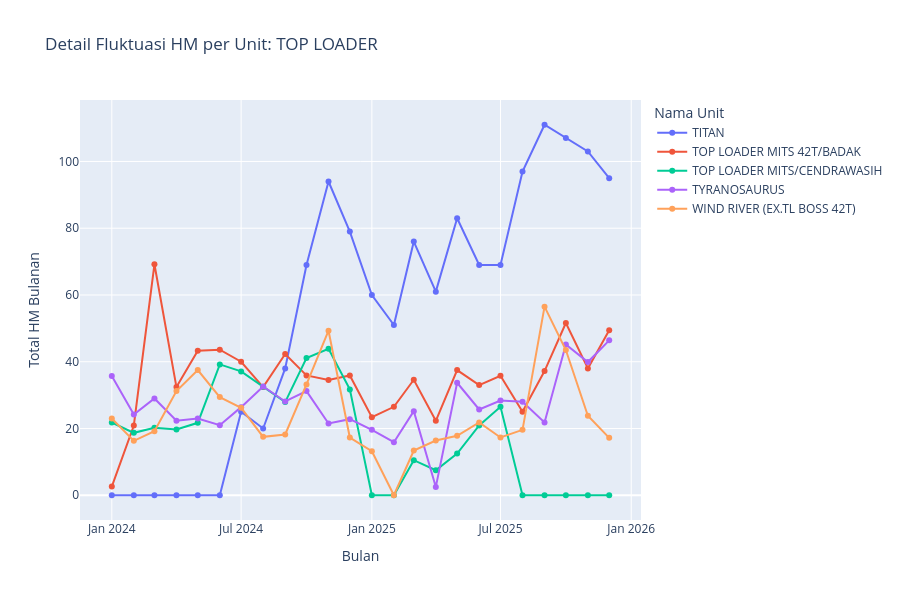

The code cell stored with this chart in its notebook:
### Markdown cell above
### Tren HM Top Loader

### Code cell
# 2. Plot Khusus TOP LOADER
df_tl = df_unit_monthly[df_unit_monthly['TYPE'] == 'TOP LOADER']

fig_tl = px.line(df_tl, x='TAHUN_BULAN', y='Delta_HM', color='EQUIP NAME', 
              title='Detail Fluktuasi HM per Unit: TOP LOADER',
              labels={'TAHUN_BULAN': 'Bulan', 'Delta_HM': 'Total HM Bulanan'},
              markers=True)

fig_tl.update_layout(height=600, legend_title_text='Nama Unit')
fig_tl.show()

### Figure 1 — Plotly figure (JSON) as saved in the notebook; plotly's stock layout.template omitted (floating-point values rounded to 4 significant figures)
{"data": [{"hovertemplate": "EQUIP NAME=TITAN<br>Bulan=%{x}<br>Total HM Bulanan=%{y}<extra></extra>", "legendgroup": "TITAN", "line": {"color": "#636efa", "dash": "solid"}, "marker": {"symbol": "circle"}, "mode": "lines+markers", "name": "TITAN", "orientation": "v", "showlegend": true, "type": "scatter", "x": ["2024-01", "2024-02", "2024-03", "2024-04", "2024-05", "2024-06", "2024-07", "2024-08", "2024-09", "2024-10", "2024-11", "2024-12", "2025-01", "2025-02", "2025-03", "2025-04", "2025-05", "2025-06", "2025-07", "2025-08", "2025-09", "2025-10", "2025-11", "2025-12"], "xaxis": "x", "y": [0, 0, 0, 0, 0, 0, 25, 20, 38, 69, 94, 79, 60, 51, 76, 61, 83, 69, 69, 97, 111, 107, 103, 95], "yaxis": "y"}, {"hovertemplate": "EQUIP NAME=TOP LOADER MITS 42T/BADAK<br>Bulan=%{x}<br>Total HM Bulanan=%{y}<extra></extra>", "legendgroup": "TOP LOADER MITS 42T/BADAK", "line": {"color": "#EF553B", "dash": "solid"}, "marker": {"symbol": "circle"}, "mode": "lines+markers", "name": "TOP LOADER MITS 42T/BADAK", "orientation": "v", "showlegend": true, "type": "scatter", "x": ["2024-01", "2024-02", "2024-03", "2024-04", "2024-05", "2024-06", "2024-07", "2024-08", "2024-09", "2024-10", "2024-11", "2024-12", "2025-01", "2025-02", "2025-03", "2025-04", "2025-05", "2025-06", "2025-07", "2025-08", "2025-09", "2025-10", "2025-11", "2025-12"], "xaxis": "x", "y": [2.6, 20.9, 69.2, 32.4, 43.3, 43.6, 40, 32.4, 42.3, 35.9, 34.5, 35.9, 23.4, 26.5, 34.6, 22.3, 37.5, 33, 35.8, 25, 37.2, 51.6, 38, 49.4], "yaxis": "y"}, {"hovertemplate": "EQUIP NAME=TOP LOADER MITS/CENDRAWASIH<br>Bulan=%{x}<br>Total HM Bulanan=%{y}<extra></extra>", "legendgroup": "TOP LOADER MITS/CENDRAWASIH", "line": {"color": "#00cc96", "dash": "solid"}, "marker": {"symbol": "circle"}, "mode": "lines+markers", "name": "TOP LOADER MITS/CENDRAWASIH", "orientation": "v", "showlegend": true, "type": "scatter", "x": ["2024-01", "2024-02", "2024-03", "2024-04", "2024-05", "2024-06", "2024-07", "2024-08", "2024-09", "2024-10", "2024-11", "2024-12", "2025-01", "2025-02", "2025-03", "2025-04", "2025-05", "2025-06", "2025-07", "2025-08", "2025-09", "2025-10", "2025-11", "2025-12"], "xaxis": "x", "y": [21.8, 18.7, 20.2, 19.7, 21.7, 39.2, 37.1, 32.5, 27.9, 41.1, 43.9, 31.71, 0, 0, 10.5, 7.5, 12.5, 20.9, 26.5, 0, 0, 0, 0, 0], "yaxis": "y"}, {"hovertemplate": "EQUIP NAME=TYRANOSAURUS<br>Bulan=%{x}<br>Total HM Bulanan=%{y}<extra></extra>", "legendgroup": "TYRANOSAURUS", "line": {"color": "#ab63fa", "dash": "solid"}, "marker": {"symbol": "circle"}, "mode": "lines+markers", "name": "TYRANOSAURUS", "orientation": "v", "showlegend": true, "type": "scatter", "x": ["2024-01", "2024-02", "2024-03", "2024-04", "2024-05", "2024-06", "2024-07", "2024-08", "2024-09", "2024-10", "2024-11", "2024-12", "2025-01", "2025-02", "2025-03", "2025-04", "2025-05", "2025-06", "2025-07", "2025-08", "2025-09", "2025-10", "2025-11", "2025-12"], "xaxis": "x", "y": [35.7, 24.2, 29, 22.3, 23, 21, 26.4, 32.6, 28.1, 31.2, 21.5, 22.8, 19.6, 15.9, 25.2, 2.5, 33.7, 25.7, 28.4, 28, 21.8, 45.2, 39.9, 46.4], "yaxis": "y"}, {"hovertemplate": "EQUIP NAME=WIND RIVER (EX.TL BOSS 42T)<br>Bulan=%{x}<br>Total HM Bulanan=%{y}<extra></extra>", "legendgroup": "WIND RIVER (EX.TL BOSS 42T)", "line": {"color": "#FFA15A", "dash": "solid"}, "marker": {"symbol": "circle"}, "mode": "lines+markers", "name": "WIND RIVER (EX.TL BOSS 42T)", "orientation": "v", "showlegend": true, "type": "scatter", "x": ["2024-01", "2024-02", "2024-03", "2024-04", "2024-05", "2024-06", "2024-07", "2024-08", "2024-09", "2024-10", "2024-11", "2024-12", "2025-01", "2025-02", "2025-03", "2025-04", "2025-05", "2025-06", "2025-07", "2025-08", "2025-09", "2025-10", "2025-11", "2025-12"], "xaxis": "x", "y": [23, 16.3, 19.2, 31.2, 37.5, 29.4, 26.2, 17.5, 18.2, 33.2, 49.3, 17.3, 13.2, 0, 13.4, 16.4, 17.8, 21.8, 17.3, 19.6, 56.5, 43.5, 23.8, 17.2], "yaxis": "y"}], "layout": {"height": 600, "legend": {"title": {"text": "Nama Unit"}, "tracegroupgap": 0}, "title": {"text": "Detail Fluktuasi HM per Unit: TOP LOADER"}, "xaxis": {"anchor": "y", "domain": [0, 1], "title": {"text": "Bulan"}}, "yaxis": {"anchor": "x", "domain": [0, 1], "title": {"text": "Total HM Bulanan"}}}}
